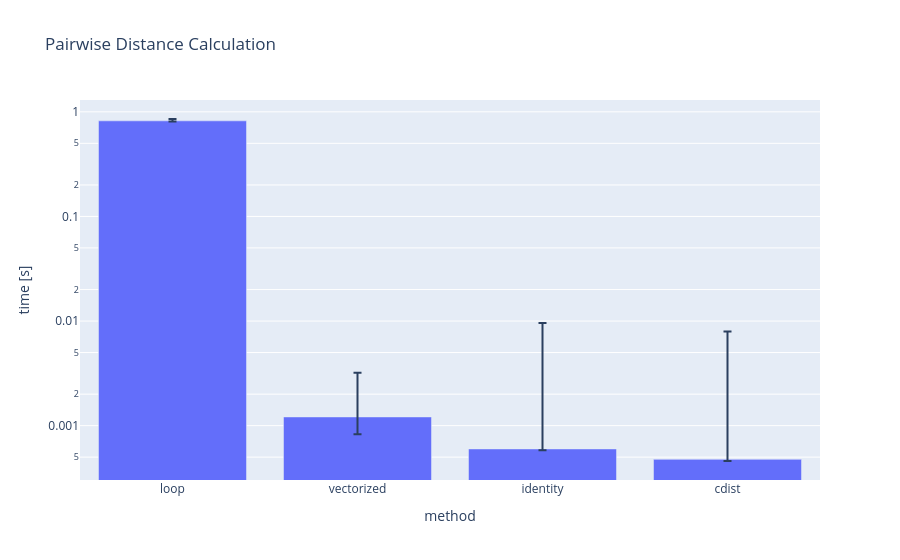

The cell this chart's notebook holds for it:
### Markdown cell above
---

### Speed Test

Once again, we will check the speed of our implementation. The speedup should be about ~100 times. But there is still a more efficient method, which uses an identity for the Euclidean distance $d(x, y) = |x| + |y| - 2 \langle x , y \rangle $. This method is even on par with PyTorchs implemented distance function `torch.cdist()`. Check `calculate_distance_identity()` if you are interested.

### Code cell
tests.benchmark_distance().show()

### Figure 1 — Plotly figure (JSON) as saved in the notebook; plotly's stock layout.template omitted (floating-point values rounded to 4 significant figures)
{"data": [{"error_y": {"array": [0.03402, 0.001994, 0.008999, 0.007489], "arrayminus": [0.009884, 0.0003849, 1.61e-05, 1.68e-05]}, "hovertemplate": "x=%{x}<br>y=%{y}<extra></extra>", "legendgroup": "", "marker": {"color": "#636efa", "pattern": {"shape": ""}}, "name": "", "orientation": "v", "showlegend": false, "textposition": "auto", "type": "bar", "x": ["loop", "vectorized", "identity", "cdist"], "xaxis": "x", "y": [0.8201, 0.001211, 0.0005988, 0.0004761], "yaxis": "y"}], "layout": {"barmode": "relative", "legend": {"tracegroupgap": 0}, "title": {"text": "Pairwise Distance Calculation"}, "xaxis": {"anchor": "y", "domain": [0, 1], "title": {"text": "method"}}, "yaxis": {"anchor": "x", "domain": [0, 1], "title": {"text": "time [s]"}, "type": "log"}}}
